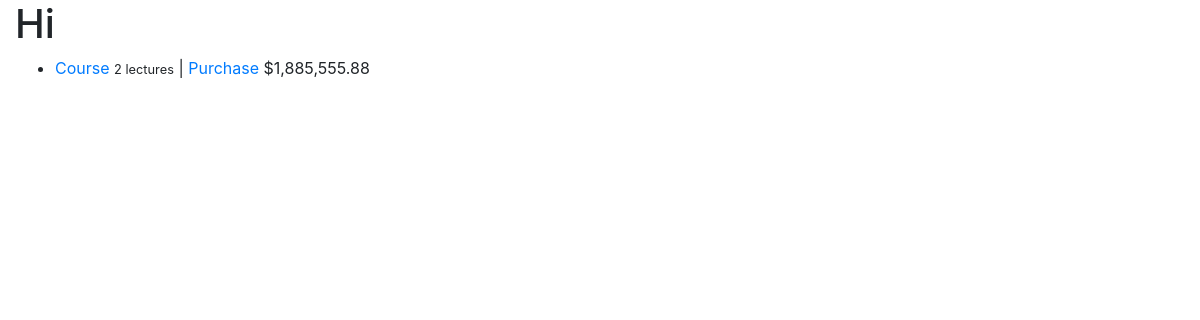
The app's page /courses/, older data.
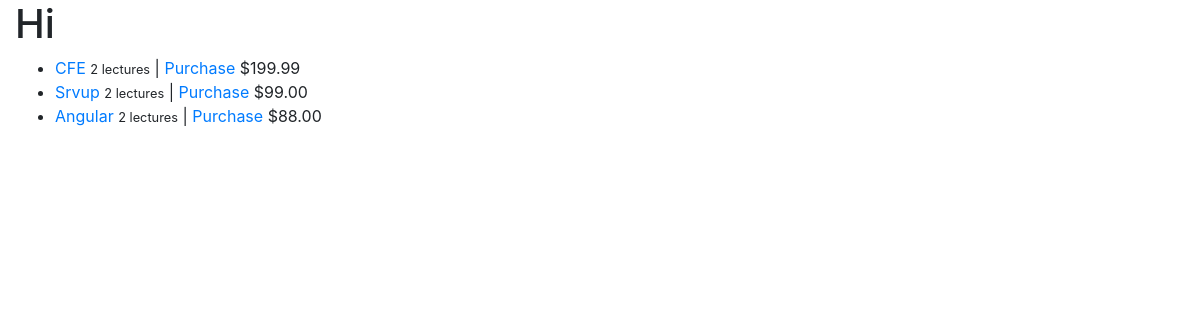
The same page, newer data.
### courses/models.py (models this page shows)
class Course(models.Model):
    user = models.ForeignKey(settings.AUTH_USER_MODEL, on_delete=models.CASCADE)
    title = models.CharField(max_length=120)
    slug = models.SlugField(blank=True, unique=True)
    category = models.ForeignKey(Category, related_name='primary_category', null=True, blank=True, on_delete=models.SET_NULL)
    description = models.TextField()
    price = models.DecimalField(decimal_places=2, max_digits=100)
    active = models.BooleanField(default=True)
    updated = models.DateTimeField(auto_now=True)
    timestamp = models.DateTimeField(auto_now_add=True)
    objects = CourseManager()  # Course.objects.all()
    def __str__(self):
        return self.title
    def get_absolute_url(self):
        return reverse("courses:detail", kwargs={"slug": self.slug})
    def display_price(self):
        return make_display_price(self.price)
    def get_purchase_url(self):
        return reverse("courses:purchase", kwargs={"slug": self.slug})

### courses/views.py (the view)
# urls.py: path('', CourseListView.as_view(), name='list'),
class CourseListView(ListView):
    def get_queryset(self):
        request = self.request
        qs = Course.objects.all()
        query = request.GET.get('q')
        user = self.request.user
        if query:
            qs = qs.filter(title__icontains=query)
        if user.is_authenticated:
            qs = qs.owned(user)
        return qs
    def get_context_data(self, *args, **kwargs):
            context = super(CourseListView, self).get_context_data(*args, **kwargs)
            context['random_number'] = random.randint(100, 10000)
            print(context)
            return context

### courses/models.py (called while the page is built)
    def active(self):
        return self.filter(active=True)

    def get_queryset(self):
        return CourseQuerySet(self.model, using=self._db)

    def all(self):
        return self.get_queryset().all().active()

### courses/utils.py (called while the page is built)
def make_display_price(price):
    dollars = round(price, 2)
    return "$%s%s" % (intcomma(int(dollars)), ("%0.2f" % dollars)[-3:])

### templates/courses/course_list.html (shortened to what this page needs)
{% extends 'base.html' %}
{% block content %}
    <div class="row">
        <div class="col-sm-6 col-sm-offset-3">
            <h1>Hi</h1>
            <ul>
                {% for item in object_list %}
                    <li>
                        <a href="{{ item.get_absolute_url }}">{{ item.title }}</a>
                        <small>{{ item.lecture_set.count }} lectures</small> |
                        {% if item.is_owner %}
                            Owned
                        {% else %}
                            <a href='{{ item.get_purchase_url }}'>Purchase</a>
                            {{ item.display_price }}
                        {% endif %}
                    </li>
                    {% empty %}
                        <li>No course found</li>
                {% endfor %}
            </ul>
        </div>
    </div>
{% endblock content %}

### templates/base.html (shortened to what this page needs)
<!doctype html>
<html lang="en">
  <head>
    {% include 'defaults/head.html' %}
  </head>
  <body>
    <div class="container-fluid">
      {% block content %}{% endblock %}
    </div>
  </body>
</html>

### templates/defaults/head.html (shortened to what this page needs)
{% load static %}
<link rel="stylesheet" href="{% static 'css/bootstrap.min.css' %}">

### templates/defaults/scripts.html (shortened to what this page needs)
{% load static %}

Row changes from the older to the newer data that the page shows:
removed Course: title "Course", lecture_set.count "2", display_price "$1,885,555.88"
added Course: title "CFE", lecture_set.count "2", display_price "$199.99"
added Course: title "Srvup", lecture_set.count "2", display_price "$99.00"
added Course: title "Angular", lecture_set.count "2", display_price "$88.00"
